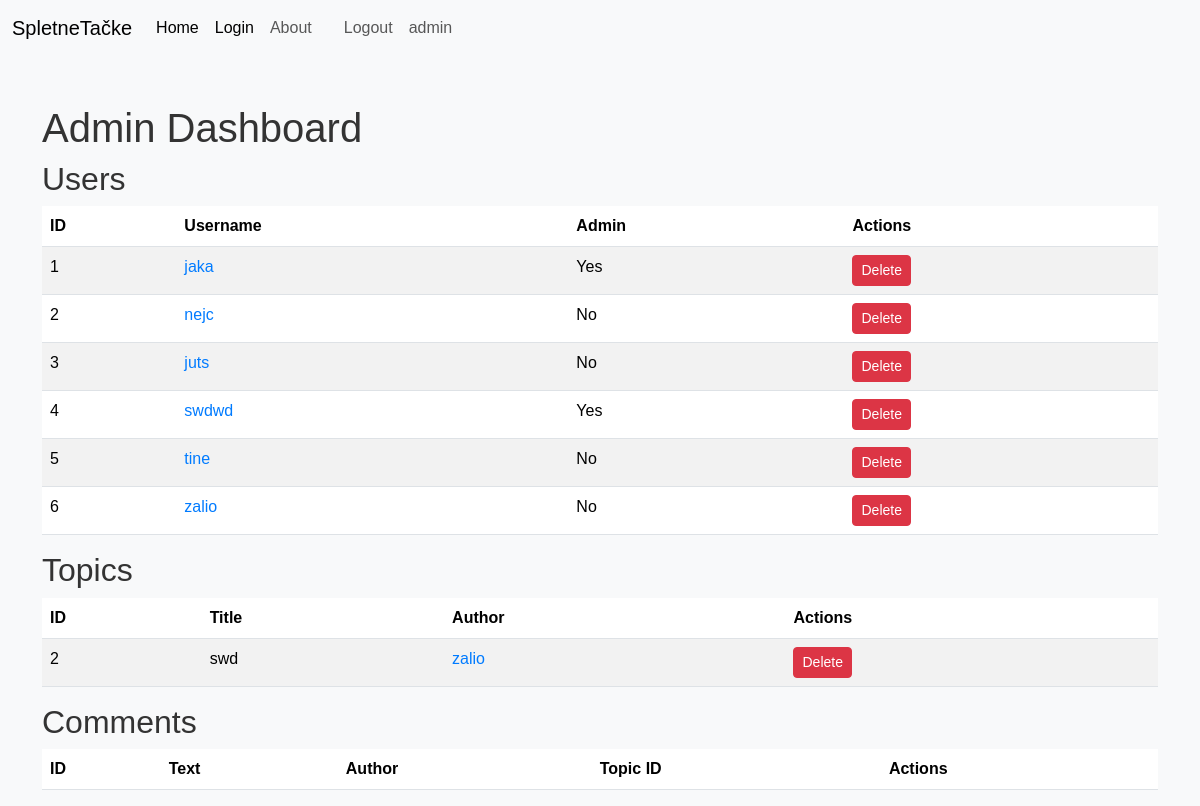
The page /admin (signed in) on the database its author committed.
### Forums/main.py (models this page shows, shortened)
class User(db.Model):
    id: Mapped[int] = mapped_column(primary_key=True)
    username: Mapped[str] = mapped_column(unique=True, nullable=False)
    password_hash: Mapped[str] = mapped_column(nullable=False)
    is_admin: Mapped[bool] = mapped_column(default=False)

class Topic(db.Model):
    id: Mapped[int] = mapped_column(primary_key=True)
    title: Mapped[str] = mapped_column(unique=True)
    description: Mapped[str]
    author: Mapped[str]
    time: Mapped[str] = mapped_column(default="")

### Forums/main.py (the view)
@app.route("/admin", methods=["GET", "POST"])
def admin_dashboard():
    if "username" not in session or session["username"] == "anonymous":
        return redirect(url_for("login"))
    user = User.query.filter_by(username=session["username"]).first()
    if not user or not user.is_admin:
        return "Access Denied", 403
    users = User.query.all()
    topics = Topic.query.all()
    comments = Comment.query.all()
    return render_template("admin.html", users=users, topics=topics, comments=comments)

### Forums/templates/admin.html (shortened to what this page needs)
<!doctype html>
<html lang="en">
  <head>
    <link href="https://cdn.jsdelivr.net/npm/bootstrap@5.3.3/dist/css/bootstrap.min.css" rel="stylesheet">
    <link rel="stylesheet" href="{{ url_for('static', filename='style.css') }}">
  </head>
  <body>
    <nav class="navbar navbar-expand-lg bg-body-tertiary">
      <div class="container-fluid">
        <a class="navbar-brand" href="/">SpletneTačke</a>
        <div class="collapse navbar-collapse" id="navbarNavDropdown">
          <ul class="navbar-nav">
            <li class="nav-item">
              <a class="nav-link active" aria-current="page" href="/home">Home</a>
            </li>
            <li class="nav-item">
              <a class="nav-link active" aria-current="page" href="/login">Login</a>
            </li>
            <li class="nav-item">
              <a class="nav-link" href="/about">About</a>
            </li>
            <li class="nav-item">
              <a class="nav-link" href="/profile">{{username}}</a>
            </li>
            <li class="nav-item">
              <a class="nav-link" href="/logout">Logout</a>
            </li>
            <li class="nav-item">
              <a class="nav-link" href="/admin">admin</a>
            </li>
          </ul>
        </div>
      </div>
    </nav>
<div class="container mt-5">
    <h1>Admin Dashboard</h1>
    <h2>Users</h2>
    <table class="table table-striped">
        <thead>
            <tr>
                <th>ID</th>
                <th>Username</th>
                <th>Admin</th>
                <th>Actions</th>
            </tr>
        </thead>
        <tbody>
            {% for user in users %}
            <tr>
                <td>{{ user.id }}</td>
                <td>
                    <a href="{{ url_for('profileView', author=user.username) }}">{{ user.username }}</a>
                </td>
                <td>{{ "Yes" if user.is_admin else "No" }}</td>
                <td>
                    <form method="POST" action="/delete_user/{{ user.id }}" style="display:inline;">
                        <button type="submit" class="btn btn-danger btn-sm">Delete</button>
                    </form>
                </td>
            </tr>
            {% endfor %}
        </tbody>
    </table>
    <h2>Topics</h2>
    <table class="table table-striped">
        <thead>
            <tr>
                <th>ID</th>
                <th>Title</th>
                <th>Author</th>
                <th>Actions</th>
            </tr>
        </thead>
        <tbody>
            {% for topic in topics %}
            <tr>
                <td>{{ topic.id }}</td>
                <td>{{ topic.title }}</td>
                <td>
                    <a href="{{ url_for('profileView', author=topic.author) }}">{{ topic.author }}</a>
                </td>
                <td>
                    <form method="POST" action="/delete_topic/{{ topic.id }}" style="display:inline;">
                        <button type="submit" class="btn btn-danger btn-sm">Delete</button>
                    </form>
                </td>
            </tr>
            {% endfor %}
        </tbody>
    </table>
    <h2>Comments</h2>
    <table class="table table-striped">
        <thead>
            <tr>
                <th>ID</th>
                <th>Text</th>
                <th>Author</th>
                <th>Topic ID</th>
                <th>Actions</th>
            </tr>
        </thead>
    </table>
</div>
  </body>
</html>

### Forums/static/style.css (style rules this page uses)
body { font-family: 'Arial', sans-serif; background-color: #f8f9fa; margin: 0; padding: 0; color: #333; }
.container { margin-top: 20px; }
form { margin: 20px 0; }
a { color: #007bff; text-decoration: none; }

### rows shown on the page
User: id "1", username "jaka", is_admin "Yes"
User: id "2", username "nejc", is_admin "No"
User: id "3", username "juts", is_admin "No"
User: id "4", username "swdwd", is_admin "Yes"
User: id "5", username "tine", is_admin "No"
User: id "6", username "zalio", is_admin "No"
Topic: id "2", title "swd", author "zalio"
